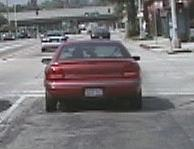
#> input picture Object_Recognition/exercise4_object_recognition_code/data/data_bow/cars-training-pos/image_0001.png, 194 x 149 px; its folder holds 4 pictures in this run
$ python bow_main.py   (older library calls are emulated)
#> lines starting #> are read from the running program, lines starting #| are printed output that depends on the picture
import numpy as np
import cv2
import glob
import os
from sklearn.cluster import KMeans
from tqdm import tqdm


def findnn(D1, D2):
    """
    :param D1: NxD matrix containing N feature vectors of dim. D
    :param D2: MxD matrix containing M feature vectors of dim. D
    :return:
        Idx: N-dim. vector containing for each feature vector in D1 the index of the closest feature vector in D2.
        Dist: N-dim. vector containing for each feature vector in D1 the distance to the closest feature vector in D2
    """
    N = D1.shape[0]
    M = D2.shape[0]  # [k]

    # Find for each feature vector in D1 the nearest neighbor in D2
    Idx, Dist = [], []
    for i in range(N):
        minidx = 0
        mindist = np.linalg.norm(D1[i, :] - D2[0, :])
        for j in range(1, M):
            d = np.linalg.norm(D1[i, :] - D2[j, :])

            if d < mindist:
                mindist = d
                minidx = j
        Idx.append(minidx)
        Dist.append(mindist)
    return Idx, Dist


def grid_points(img, nPointsX, nPointsY, border):
    """
    :param img: input gray img, numpy array, [h, w]
    :param nPointsX: number of grids in x dimension
    :param nPointsY: number of grids in y dimension
    :param border: leave border pixels in each image dimension
    :return: vPoints: 2D grid point coordinates, numpy array, [nPointsX*nPointsY, 2]
    """
    vPoints = []  # numpy array, [nPointsX*nPointsY, 2]

    # todo
    height, width = img.shape
    xCrd = np.linspace(border, width - border, nPointsX, endpoint=False)
    yCrd = np.linspace(border, height - border, nPointsY, endpoint=False)
    vPoints = [[x, y] for x in xCrd for y in yCrd]
    vPoints = np.asarray(vPoints)

    return vPoints


def descriptors_hog(img, vPoints, cellWidth, cellHeight):
    nBins = 8
    w = cellWidth
    h = cellHeight

    grad_x = cv2.Sobel(img, cv2.CV_16S, dx=1, dy=0, ksize=1)
    grad_y = cv2.Sobel(img, cv2.CV_16S, dx=0, dy=1, ksize=1)

    descriptors = []  # list of descriptors for the current image, each entry is one 128-d vector for a grid point
    for i in range(len(vPoints)):
        center_x = round(vPoints[i, 0])
        center_y = round(vPoints[i, 1])

        desc = []
        for cell_y in range(-2, 2):
            for cell_x in range(-2, 2):
                start_y = center_y + (cell_y) * h
                end_y = center_y + (cell_y + 1) * h

                start_x = center_x + (cell_x) * w
                end_x = center_x + (cell_x + 1) * w

                # todo
                # compute the angles

                cell_grad_x = grad_x[start_y:end_y, start_x:end_x]
                cell_grad_y = grad_y[start_y:end_y, start_x:end_x]
                angles = np.arctan2(cell_grad_y, cell_grad_x)

                # compute the histogram
                histogram= np.histogram(angles.flatten(), nBins, (-np.pi, np.pi))[0]
                desc.extend(histogram.tolist())

        descriptors.append(desc)

    descriptors = np.asarray(descriptors) # [nPointsX*nPointsY, 128], descriptor for the current image (100 grid points)
    return descriptors


def create_codebook(nameDirPos, nameDirNeg, k, numiter):
    """
    :param nameDirPos: dir to positive training images
    :param nameDirNeg: dir to negative training images
    :param k: number of kmeans cluster centers
    :param numiter: maximum iteration numbers for kmeans clustering
    :return: vCenters: center of kmeans clusters, numpy array, [k, 128]
    """
#> called with nameDirPos = 'data/data_bow/cars-training-pos', nameDirNeg = 'data/data_bow/cars-training-neg', k = 2, numiter = 10
    vImgNames = sorted(glob.glob(os.path.join(nameDirPos, '*.png')))
    vImgNames = vImgNames + sorted(glob.glob(os.path.join(nameDirNeg, '*.png')))

    nImgs = len(vImgNames)

    cellWidth = 4
    cellHeight = 4
    nPointsX = 10
    nPointsY = 10
    border = 8

    vFeatures = []  # list for all features of all images (each feature: 128-d, 16 histograms containing 8 bins)
    # Extract features for all image
    for i in tqdm(range(nImgs)):
        # print('processing image {} ...'.format(i+1))
        img = cv2.imread(vImgNames[i])  # [172, 208, 3]
#> img is the input picture: shape (149, 194, 3); mean B, G, R 118.5, 116.2, 120
        img = cv2.cvtColor(img, cv2.COLOR_BGR2GRAY)  # [h, w]
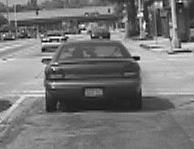
#> img: shape (149, 194); min 1, max 254, mean 117.6

        # Collect local feature points for each image, and compute a descriptor for each local feature point
        # todo
        vPoints = grid_points(img, nPointsX, nPointsY, border)
#> vPoints = 100 pairs, first value 8 to 168.2, second value 8 to 127.7
        descriptors = descriptors_hog(img, vPoints, cellWidth, cellHeight)
#> in descriptors_hog, `grad_x = cv2.Sobel(img, cv2.CV_16S, dx=1, dy=0, ksize=1)`:
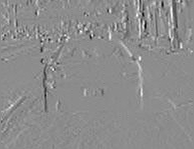
#> grad_x: shape (149, 194) int16; min -223, max 181, mean -0.1; drawn with min black and max white
#> in descriptors_hog, `grad_y = cv2.Sobel(img, cv2.CV_16S, dx=0, dy=1, ksize=1)`:
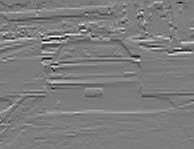
#> grad_y: shape (149, 194) int16; min -227, max 235, mean 0.1; drawn with min black and max white
#> the loop in descriptors_hog, `for i in range(len(vPoints)):` made 100 passes
#> (center_x, center_y) on passes 1 to 12: (8, 8), (8, 21), (8, 35), (8, 48), (8, 61), (8, 74), (8, 88), (8, 101), (8, 114), (8, 128), (26, 8), (26, 21)
#> after the loop in descriptors_hog, `for i in range(len(vPoints)):`: descriptors = 100 items
        vFeatures.append(descriptors)
#> pass 2 of the loop in create_codebook, `for i in tqdm(range(nImgs)):`:
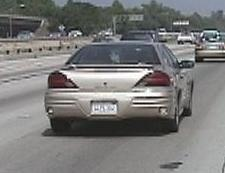
#> input picture Object_Recognition/exercise4_object_recognition_code/data/data_bow/cars-training-pos/image_0006.png, 225 x 173 px
#> in create_codebook, img is the input picture: shape (173, 225, 3); mean B, G, R 121.4, 122.2, 122.4
#> img: shape (173, 225)
#> in create_codebook, `vPoints = grid_points(img, nPointsX, nPointsY, border)`: vPoints = 100 pairs, first value 8 to 196.1, second value 8 to 149.3
#> grad_x: shape (173, 225) int16
#> in descriptors_hog (call 2), `grad_y = cv2.Sobel(img, cv2.CV_16S, dx=0, dy=1, ksize=1)`:
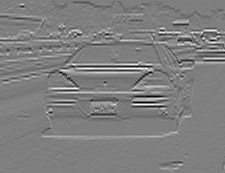
#> grad_y: shape (173, 225) int16; min -245, max 245, mean 0.2; drawn with min black and max white
#> the loop in descriptors_hog (call 2), `for i in range(len(vPoints)):` made 100 passes
#> (center_x, center_y) on passes 1 to 8: (8, 8), (8, 24), (8, 39), (8, 55), (8, 71), (8, 86), (8, 102), (8, 118)
#> pass 3 of the loop in create_codebook, `for i in tqdm(range(nImgs)):`:
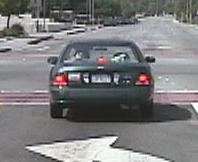
#> input picture Object_Recognition/exercise4_object_recognition_code/data/data_bow/cars-training-pos/image_0010.png, 198 x 162 px
#> in create_codebook, img is the input picture: shape (162, 198, 3); mean B, G, R 124.6, 123.2, 123.2
#> img: shape (162, 198)
#> in create_codebook, `vPoints = grid_points(img, nPointsX, nPointsY, border)`: vPoints = 100 pairs, first value 8 to 171.8, second value 8 to 139.4
#> grad_x: shape (162, 198) int16
#> in descriptors_hog (call 3), `grad_y = cv2.Sobel(img, cv2.CV_16S, dx=0, dy=1, ksize=1)`:
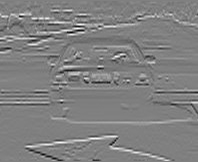
#> grad_y: shape (162, 198) int16; min -243, max 240, mean 1.1; drawn with min black and max white
#> the loop in descriptors_hog (call 3), `for i in range(len(vPoints)):` made 100 passes
#> (center_x, center_y) on passes 1 to 8: (8, 8), (8, 23), (8, 37), (8, 52), (8, 66), (8, 81), (8, 96), (8, 110)
#> the loop made 4 passes; the first 3 are shown


    vFeatures = np.asarray(vFeatures)  # [n_imgs, n_vPoints, 128]
    vFeatures = vFeatures.reshape(-1, vFeatures.shape[-1])  # [n_imgs*n_vPoints, 128]
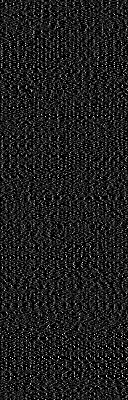
#> vFeatures: shape (400, 128) int64; min 0, max 16, mean 2; drawn with min black and max white
    print('number of extracted features: ', len(vFeatures))


    # Cluster the features using K-Means
    print('clustering ...')
    kmeans_res = KMeans(n_clusters=k, max_iter=numiter).fit(vFeatures)
    vCenters = kmeans_res.cluster_centers_  # [k, 128]
    return vCenters


def bow_histogram(vFeatures, vCenters):
    """
    :param vFeatures: MxD matrix containing M feature vectors of dim. D
    :param vCenters: NxD matrix containing N cluster centers of dim. D
    :return: histo: N-dim. numpy vector containing the resulting BoW activation histogram.
    """
    histo = None

    # todo
    N = vCenters.shape[0]
    Idx = findnn(vFeatures, vCenters)[0]
    histo = np.histogram(Idx,bins=N)[0]

    return histo


def create_bow_histograms(nameDir, vCenters):
    """
    :param nameDir: dir of input images
    :param vCenters: kmeans cluster centers, [k, 128] (k is the number of cluster centers)
    :return: vBoW: matrix, [n_imgs, k]
    """
#> called with nameDir = 'data/data_bow/cars-training-pos', vCenters = array of shape (2, 128)
    vImgNames = sorted(glob.glob(os.path.join(nameDir, '*.png')))
    nImgs = len(vImgNames)

    cellWidth = 4
    cellHeight = 4
    nPointsX = 10
    nPointsY = 10
    border = 8

    # Extract features for all images in the given directory
    vBoW = []
    for i in tqdm(range(nImgs)):
        # print('processing image {} ...'.format(i + 1))
        img = cv2.imread(vImgNames[i])  # [172, 208, 3]
        img = cv2.cvtColor(img, cv2.COLOR_BGR2GRAY)  # [h, w]

        # todo
        vPoints = grid_points(img, nPointsX, nPointsY, border)
#> vPoints = 100 pairs, first value 8 to 168.2, second value 8 to 127.7
        vFeatures = descriptors_hog(img, vPoints, cellWidth, cellHeight)
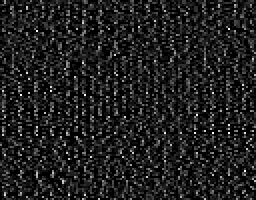
#> vFeatures: shape (100, 128) int64 (shown 2 times larger); min 0, max 16, mean 2; drawn with min black and max white
        histo = bow_histogram(vFeatures, vCenters)
        vBoW.append(histo)
#> pass 2 of the loop in create_bow_histograms, `for i in tqdm(range(nImgs)):`:
#> in create_bow_histograms, `vPoints = grid_points(img, nPointsX, nPointsY, border)`: vPoints = 100 pairs, first value 8 to 196.1, second value 8 to 149.3
#> in create_bow_histograms, `vFeatures = descriptors_hog(img, vPoints, cellWidth, cellHeight)`:
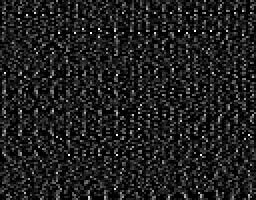
#> vFeatures: shape (100, 128) int64 (shown 2 times larger); min 0, max 16, mean 2; drawn with min black and max white
#> pass 3 of the loop in create_bow_histograms, `for i in tqdm(range(nImgs)):`:
#> in create_bow_histograms, `vFeatures = descriptors_hog(img, vPoints, cellWidth, cellHeight)`:
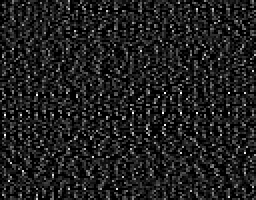
#> vFeatures: shape (100, 128) int64 (shown 2 times larger); min 0, max 16, mean 2; drawn with min black and max white
#> the loop made 4 passes; the first 3 are shown


    vBoW = np.asarray(vBoW)  # [n_imgs, k]
    return vBoW


def bow_recognition_nearest(histogram,vBoWPos,vBoWNeg):
    """
    :param histogram: bag-of-words histogram of a test image, [1, k]
    :param vBoWPos: bag-of-words histograms of positive training images, [n_imgs, k]
    :param vBoWNeg: bag-of-words histograms of negative training images, [n_imgs, k]
    :return: sLabel: predicted result of the test image, 0(without car)/1(with car)
    """

    DistPos, DistNeg = None, None

    # Find the nearest neighbor in the positive and negative sets and decide based on this neighbor
    # todo
    DistPos = findnn(histogram, vBoWPos)[1]
    DistNeg = findnn(histogram, vBoWNeg)[1]

    if (DistPos < DistNeg):
        sLabel = 1
    else:
        sLabel = 0
    return sLabel


if __name__ == '__main__':
    nameDirPos_train = 'data/data_bow/cars-training-pos'
    nameDirNeg_train = 'data/data_bow/cars-training-neg'
    nameDirPos_test = 'data/data_bow/cars-testing-pos'
    nameDirNeg_test = 'data/data_bow/cars-testing-neg'


    k = 2  # todo
    numiter = 10  # todo

    print('creating codebook ...')
    vCenters = create_codebook(nameDirPos_train, nameDirNeg_train, k, numiter)

    print('creating bow histograms (pos) ...')
    vBoWPos = create_bow_histograms(nameDirPos_train, vCenters)
    print('creating bow histograms (neg) ...')
    vBoWNeg = create_bow_histograms(nameDirNeg_train, vCenters)

    # test pos samples
    print('creating bow histograms for test set (pos) ...')
    vBoWPos_test = create_bow_histograms(nameDirPos_test, vCenters)  # [n_imgs, k]
    result_pos = 0
    print('testing pos samples ...')
    for i in range(vBoWPos_test.shape[0]):
        cur_label = bow_recognition_nearest(vBoWPos_test[i:(i+1)], vBoWPos, vBoWNeg)
        result_pos = result_pos + cur_label
#> (the run stopped early here; a loop or call above may not have finished)
